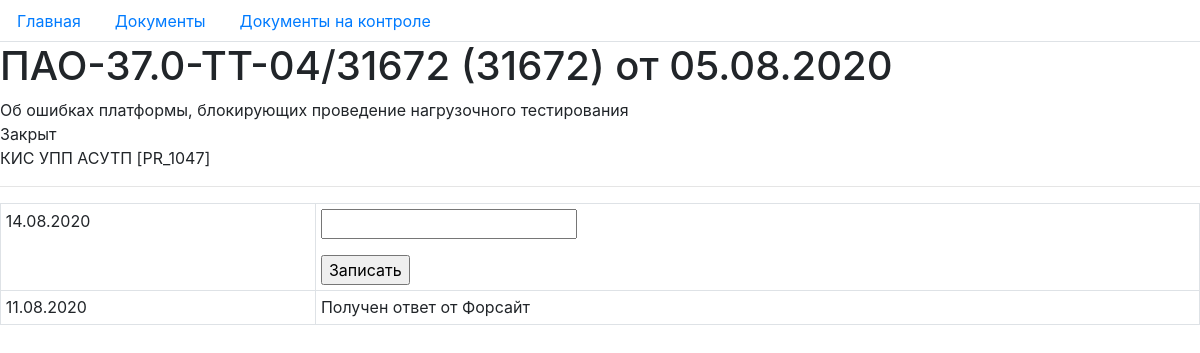
/document/document/7/, run on an earlier commit of the app's database.
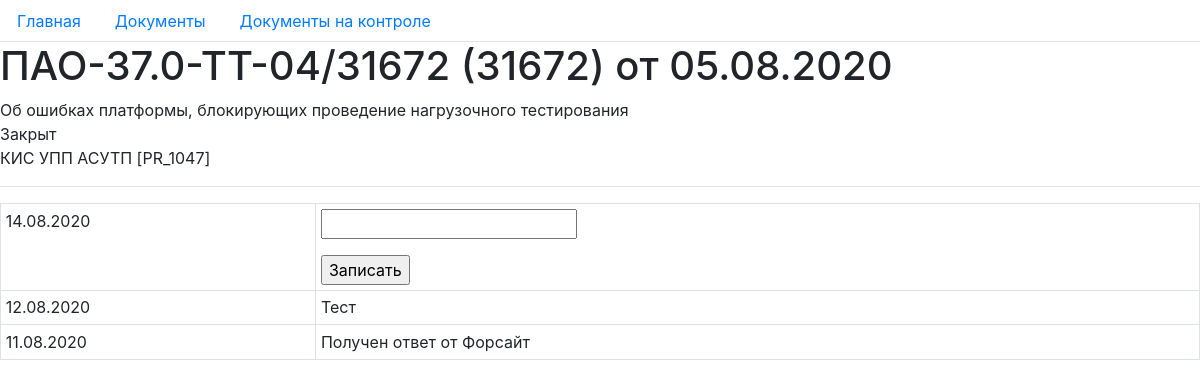
And on a later commit of the database.
### document/models.py (models this page shows, shortened)
class DocumentComment(models.Model):
    comment = models.CharField(max_length=100, verbose_name="Комментарий")
    date = models.DateTimeField(verbose_name="Дата комментария", auto_now=True)
    document = models.ForeignKey(Document, verbose_name="Документ", on_delete=models.PROTECT)
    class Meta:
        verbose_name = "Комментарий"
        verbose_name_plural = "Комментарии"
        ordering = ["-date"]

### document/views.py (the view)
# urls.py: path("document/<int:pk>/", views.document, name="document"),
def document(request, pk):
    document = Document.objects.get(pk=pk)
    if request.method == "POST":
        form = CommentForm(request.POST)
        if form.is_valid():
            new_comment = form.save(commit=False)
            new_comment.document = document
            new_comment.save()
    context = {
        "title": document.sed_number,
        "document": document,
        "form": CommentForm(instance=document),
        "today": timezone.localdate(),
    }
    return render(request, "document/document.html", context)

### document/forms.py
class CommentForm(ModelForm):
    class Meta:
        model = DocumentComment
        fields = ['comment']
        labels = {'comment': ""}

### document/models.py (called while the page is built)
    def __str__(self):
        return self.status

### project/models.py (called while the page is built)
    def __str__(self):
        return f"{self.abbr_name} [{self.upit_code}]"

### document/templates/document/document.html (shortened to what this page needs)
{% extends "base.html" %}
{% block content %}
<h1>{{ title }}
    {% if document.out_number %}
    ({{ document.out_number }})
    {% endif %}
    от {{ document.reg_date|date:"d.m.Y"}}
</h1>
<div>{{ document.name }}</div>
<div>{{ document.status }}</div>
<div>{{ document.project }}</div>
<hr />
<table class="table table-hover table-bordered table-sm">
    <tr><td>{{ today|date:"d.m.Y" }}</td>
    <td>
        <form method="post">
            {{ form.as_p }}
            <input type="submit" value="Записать" />
        </form>
    </td>
    </tr>
    {% for comment in document.documentcomment_set.all %}
    <tr>
        <td>{{ comment.date|date:"d.m.Y" }}</td>
        <td>{{ comment.comment }}</td>
    </tr>
    {% endfor %}
</table>
{% endblock %}

What changed in the data, as far as the page shows it:
added DocumentComment: date "12.08.2020", comment "Тест"
